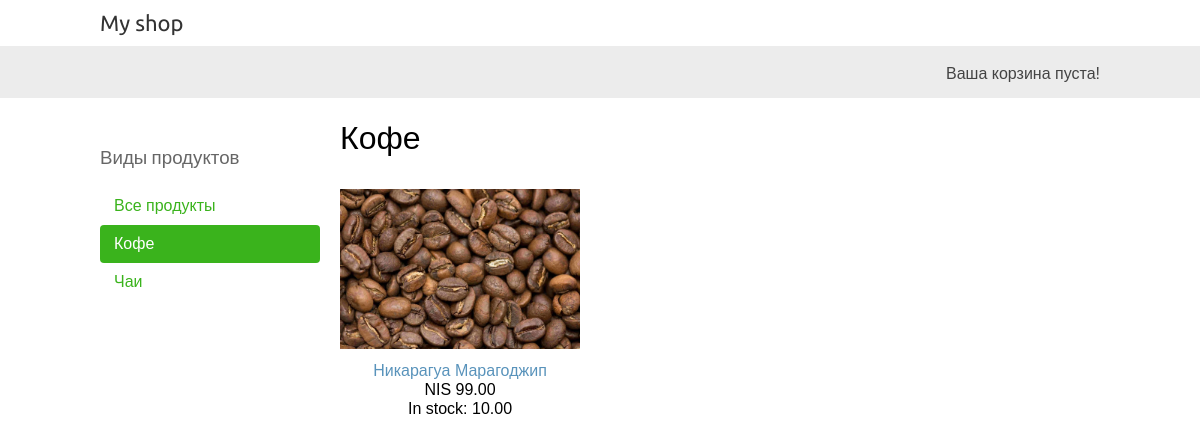
/kofe/, run on the app's committed database.
### shop/models.py (models this page shows, shortened)
class Category(models.Model):
    name = models.CharField(max_length=200)
    slug = models.SlugField(max_length=200,
                            unique=True)
    class Meta:
        ordering = ['name']
        indexes = [
            models.Index(fields=['name']),
        ]
        verbose_name = 'category'
        verbose_name_plural = 'categories'
    def get_absolute_url(self):
        return reverse('shop:product_list_by_category',
                       args=[self.slug])

class Product(models.Model):
    category = models.ForeignKey(Category,
                                 related_name='products',
                                 on_delete=models.CASCADE)
    name = models.CharField(max_length=200)
    slug = models.SlugField(max_length=200)
    image = models.ImageField(upload_to='products/%Y/%m/%d',
                              blank=True)
    description = models.TextField(blank=True)
    price = models.DecimalField(max_digits=10,
                                decimal_places=2)
    stock = models.DecimalField(max_digits=4,decimal_places=2)
    available = models.BooleanField(default=True)
    created = models.DateTimeField(auto_now_add=True)
    updated = models.DateTimeField(auto_now=True)
    class Meta:
        ordering = ['name']
        indexes = [
            models.Index(fields=['id', 'slug']),
            models.Index(fields=['name']),
            models.Index(fields=['-created']),
        ]
    def get_absolute_url(self):
        return reverse('shop:product_detail',
                       args=[self.id, self.slug])

### shop/views.py (the view)
# urls.py: path('', views.product_list, name='product_list'),
def product_list(request, category_slug=None):
    category = None
    categories = Category.objects.all()
    products = Product.objects.filter(available=True)
    if category_slug:
        category = get_object_or_404(Category, slug=category_slug)
        products = products.filter(category=category)
    return render(request,
                  'shop/product/list.html',
                  {'category': category,
                   'categories': categories,
                   'products': products})

### cart/cart.py (called while the page is built)
    def __len__(self):
        return sum(item['quantity'] for item in self.cart.values())

### cart/context_processors.py (called while the page is built)
def cart(request):
    return {'cart': Cart(request)}

### shop/templates/shop/product/list.html (shortened to what this page needs)
{% extends "shop/base.html" %}
{% load static %}
{% block content %}
  <div id="sidebar">
    <h3>Виды продуктов</h3>
    <ul>
      <li {% if not category %}class="selected"{% endif %}>
        <a href="{% url "shop:product_list" %}">Все продукты</a>
      </li>
      {% for c in categories %}
        <li {% if category.slug == c.slug %}class="selected"{% endif %}>
          <a href="{{ c.get_absolute_url }}">{{ c.name }}</a>
        </li>
      {% endfor %}
    </ul>
  </div>
  <div id="main" class="product-list">
    <h1>{% if category %}{{ category.name }}{% else %}Products{% endif %}</h1>
    {% for product in products %}
      <div class="item">
        <a href="{{ product.get_absolute_url }}">
          <img src="{% if product.image %}{{ product.image.url }}{% else %}{% static "img/no_image.png" %}{% endif %}">
        </a>
        <a href="{{ product.get_absolute_url }}">{{ product.name }}</a>
        <br>
        NIS {{ product.price }}
        <br>
        In stock: {{product.stock}}
      </div>
    {% endfor %}
  </div>
{% endblock %}

### shop/static/css/base.css (style rules this page uses)
body { margin:0; padding:0; font-family:helvetica, sans-serif; }
h1, h2, h3, h4, h5 , h6 { font-family: 'Ubuntu', sans-serif; font-weight:normal; }
a { text-decoration:none; color:#5993bb; }
#sidebar { color:#666; width:220px; padding:30px 20px 0 0; float:left; }
#sidebar ul { margin:0; padding:0; }
#sidebar ul li { margin:0; list-style:none; padding:10px 14px; }
#sidebar ul li a { color: #3ab31c; display:block; }
#sidebar ul li.selected { background:#3ab31c; border-radius:4px; }
#sidebar ul li.selected a { color:#fff; }
#main { float:left; width: 96%; margin-right:-220px; overflow:hidden; }
.product-list .item { width:25%; padding:10px 20px 10px 0; float:left; text-align:center; line-height:1.2; }
.product-list .item img { width:100%; margin-bottom:8px; }

### data on the page
Category: name "Кофе"
Category: name "Чаи"
Product: image (picture), name "Никарагуa Марагоджип", price "99.00", stock "10.00"
